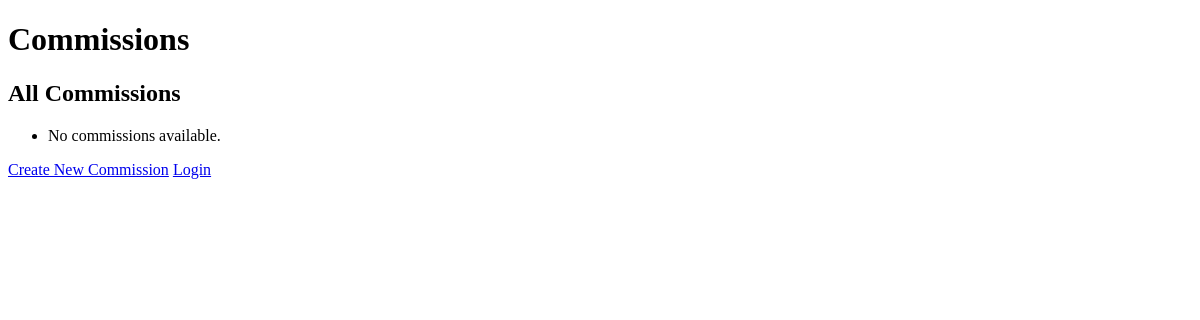
The page /commissions/list on the database as committed earlier.
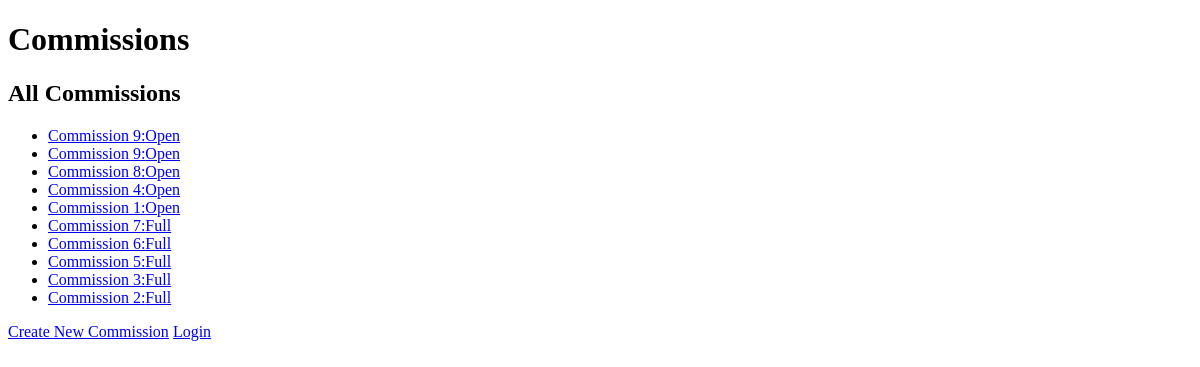
The same page on the database as committed later.
### commissions/models.py (models this page shows, shortened)
class Commission(models.Model):
    STATUS_CHOICES = (
        ("Open", "Open"),
        ("Full", "Full"),
        ("Completed", "Completed"),
        ("Discontinued", "Discontinued"),
    )
    title = models.CharField(max_length=255)
    author = models.ForeignKey(
        Profile,
        on_delete=models.CASCADE,
        null=True,
        blank=True
    )
    description = models.TextField()
    status = models.CharField(
        max_length=20,
        choices=STATUS_CHOICES,
        default='Open'
    )
    created_on = models.DateTimeField(auto_now_add=True)
    updated_on = models.DateTimeField(auto_now=True)
    class Meta:
        ordering = ['created_on']
    def get_absolute_url(self):
        return reverse('commissions:commission-detail', args=[self.pk])

### commissions/views.py (the view)
# urls.py: path('list', CommissionListView.as_view(), name='commission-list'),
class CommissionListView(ListView):
    model = Commission
    template_name = 'commissions/commission_list.html'
    def get_queryset(self):
        return Commission.objects.annotate(
            status_order=Case(
                When(status="Open", then=Value(0)),
                When(status="Full", then=Value(1)),
                When(status="Completed", then=Value(2)),
                When(status="Discontinued", then=Value(3)),
                output_field=IntegerField()
            )
        ).order_by('status_order', '-created_on')
    def get_context_data(self, **kwargs):
        ctx = super().get_context_data(**kwargs)
        user = self.request.user
        if user.is_authenticated:
            ctx['my_commissions'] = Commission.objects.filter(author=user.profile)
            ctx['applied_commissions'] = Commission.objects.filter(jobs__applications__applicant=user.profile).distinct()
        return ctx

### commissions/templates/commissions/commission_list.html (shortened to what this page needs)
{% extends 'base.html' %}
{% load static %}
{% block content %}
    <h1>Commissions</h1>
    <h2>All Commissions</h2>
    <ul>
        {% for commission in object_list %}
            <li><a href="{{ commission.get_absolute_url }}">{{ commission.title }}:{{ commission.status }}</a></li>
        {% empty %}
            <li>No commissions available.</li>
        {% endfor %}
    </ul>
    <a href="{% url 'commissions:commission-create' %}">Create New Commission</a>
{% endblock %}

### templates/base.html (shortened to what this page needs)
<!DOCTYPE html>
<html>
    <head>
    </head>
    <body>
        {% block content %}{% endblock %}
        {% block auth_links %}
            {% if request.user.is_authenticated %}
                <form method="POST" action="{% url 'logout' %}">
                    {% csrf_token %}
                    <button type="submit">Logout</button>
                </form>
            {% else %}
                <a href="{% url 'login' %}">Login</a><br>
            {% endif %}
        {% endblock %}
    </body>
</html>

Rows that differ between the two databases and show on the page:
added Commission: title "Commission 9", status "Open"
added Commission: title "Commission 9", status "Open"
added Commission: title "Commission 8", status "Open"
added Commission: title "Commission 4", status "Open"
added Commission: title "Commission 1", status "Open"
added Commission: title "Commission 7", status "Full"
added Commission: title "Commission 6", status "Full"
added Commission: title "Commission 5", status "Full"
added Commission: title "Commission 3", status "Full"
added Commission: title "Commission 2", status "Full"
Other text that changed with them:
text no longer shown: "No commissions available."
